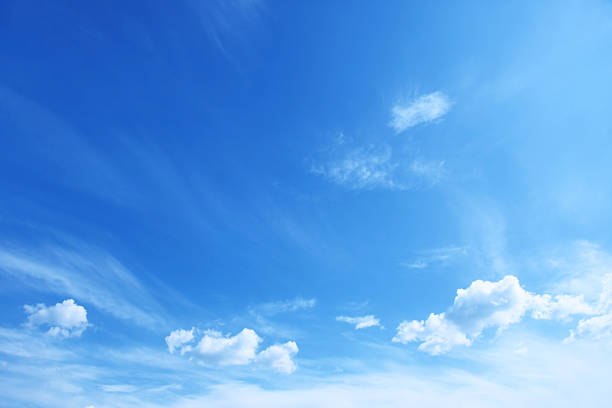
#> input picture data/pic01.jpeg, 612 x 408 px; its folder holds 4 pictures in this run
$ python picture_analysis.py
#> lines starting #> are read from the running program, lines starting #| are printed output that depends on the picture; long printed decimals are rounded
import imageio
import numpy
import os
import glob
import pandas

from sklearn import preprocessing
from sklearn.mixture import GaussianMixture

import matplotlib.pyplot as pyplot

def getrgb(filepath):
#> called with filepath = 'data/pic01.jpeg'
	imimage = imageio.imread(filepath, pilmode='RGB')
#> imimage is the input picture: shape (408, 612, 3); mean R, G, B 92.7, 159.3, 230.1
	imimage_process = imimage/255
	imimage_process = imimage_process.sum(axis=0).sum(axis=0)/imimage_process.shape[0]*imimage_process.shape[1]
#> imimage_process = [136202.8, 233951.4, 337967.7]
	imimage_process = imimage_process/numpy.linalg.norm(imimage_process, ord=None)
#> imimage_process = [0.315, 0.54, 0.78]
	return imimage_process


# image_one = getrgb('data/pic01.jpeg')
# print(image_one)

dataset=pandas.DataFrame()

for filepath in glob.glob('data/*'):
	image_features = pandas.DataFrame(getrgb(filepath))
#> image_features = table of 3 rows and 1 columns
	image_features = pandas.DataFrame.transpose(image_features)
#> image_features = table of 1 rows and 3 columns
	image_features['path'] = filepath
	dataset = pandas.concat([dataset, image_features])
#> dataset = table of 1 rows and 4 columns


print(dataset)
#|           0         1         2             path
#| 0  0.3145  0.5403  0.7805  data/pic01.jpeg
#| 0  0.1485  0.3009  0.942  data/pic02.jpeg
#| 0  0.3055  0.5588  0.771  data/pic03.jpeg
#| 0  0.8923  0.4499  0.03836  data/pic04.jpeg

gmm_data = dataset.iloc[:,0:3]
#> gmm_data = table of 4 rows and 3 columns
gmm_data = preprocessing.normalize(gmm_data)
#> gmm_data = [[0.315, 0.54, 0.78], [0.149, 0.301, 0.942], [0.306, 0.559, 0.771], [0.892, 0.45, 0.0384]]
# print(gmm_data)

gmm_machine = GaussianMixture(n_components = 3)
gmm_machine.fit(gmm_data)
gmm_results = gmm_machine.predict(gmm_data)
#> gmm_results = [0, 2, 0, 1]
print(gmm_results)
#| [0 2 0 1]

pyplot.scatter(dataset[0],dataset[1], c=gmm_results)
pyplot.savefig('scatter.png')
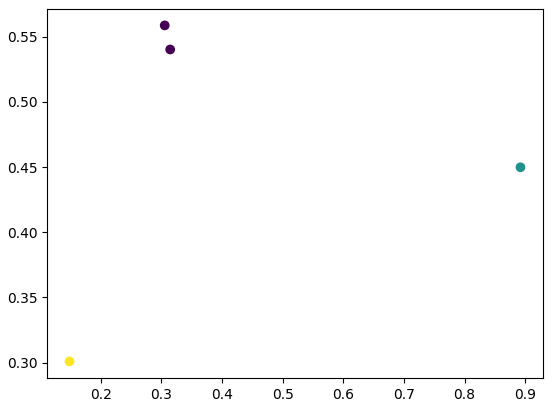
#> figure drawn by matplotlib, 1 panel
dataset['result'] = gmm_results


dataset = dataset.sort_values(by=['path'])
#> dataset = table of 4 rows and 5 columns

print(dataset)
#|           0         1         2             path  result
#| 0  0.3145  0.5403  0.7805  data/pic01.jpeg       0
#| 0  0.1485  0.3009  0.942  data/pic02.jpeg       2
#| 0  0.3055  0.5588  0.771  data/pic03.jpeg       0
#| 0  0.8923  0.4499  0.03836  data/pic04.jpeg       1
